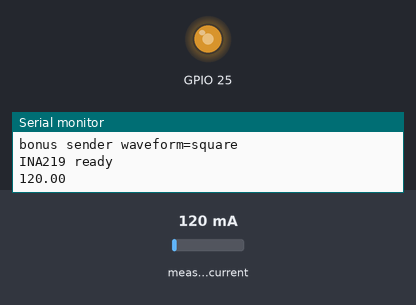
Bench run of a program on a simulated ESP32. Shown: output pins drawn as LEDs (lit = HIGH), the last lines printed to the serial monitor. The inputs (shaded band) are chosen by the test bench; at power-on: measured current 120 mA.

Above: at 0.15 s.
At 4.1 s:
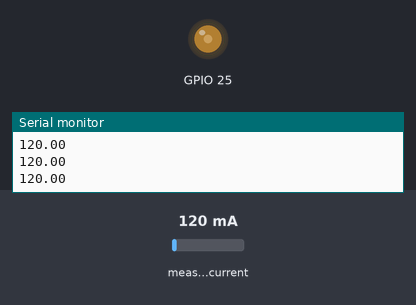
Timing chart, 0 to 5.4 s (numbered marks = the images above):
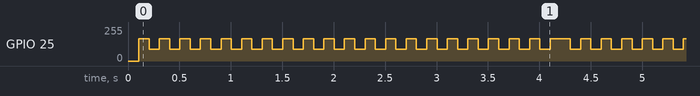

Measured:
- by itself, GPIO 25: repeats every 4.1 s: 168/255 0.20 s, 19 × (88/255 0.10 s, 168/255 0.10 s), 88/255 0.10 s

The program:

main.cpp
```cpp
#include <Arduino.h>

#include <Adafruit_INA219.h>
#include <Wire.h>

#include <driver/dac.h>

#include "../../shared/bonus_signal.h"

namespace {

constexpr uint32_t kSamplingFrequencyHz = 250;
constexpr uint8_t kI2cSdaPin = 21;
constexpr uint8_t kI2cSclPin = 22;
constexpr bonus::WaveformType kWaveformType = bonus::WaveformType::Square; // Sine / Square / Triangle
constexpr uint16_t kWaveformLength = 1024;
constexpr float kWaveformFrequencyHz = 5.0f;

hw_timer_t *signalTimer = nullptr;
volatile uint32_t sampleIndex = 0;
volatile uint8_t lastDacValue = 128;
Adafruit_INA219 ina219;
uint8_t waveform[kWaveformLength];

void configureIna219() {
  Wire.begin(kI2cSdaPin, kI2cSclPin);
  Wire.setClock(400000);

  if (!ina219.begin()) {
    Serial.println("INA219 not found");
    while (true) {
      delay(10);
    }
  }

  Serial.println("INA219 ready");
}

void precomputeWaveform() {
  for (uint16_t index = 0; index < kWaveformLength; ++index) {
    const float sample = bonus::generateWaveformSample(kWaveformType,
                                                       index,
                                                       kSamplingFrequencyHz,
                                                       kWaveformFrequencyHz);

    int dacValue = static_cast<int>(128 + 10.0f * sample);
    if (dacValue < 0) {
      dacValue = 0;
    }
    if (dacValue > 255) {
      dacValue = 255;
    }

    waveform[index] = static_cast<uint8_t>(dacValue);
  }
}

void IRAM_ATTR onTimer() {
  const uint32_t waveformIndex = sampleIndex % kWaveformLength;
  lastDacValue = waveform[waveformIndex];
  dac_output_voltage(DAC_CHANNEL_1, lastDacValue);
  ++sampleIndex;
}

void configureSignalGenerator() {
  dac_output_enable(DAC_CHANNEL_1);
  signalTimer = timerBegin(0, 80, true);
  timerAttachInterrupt(signalTimer, &onTimer, true);
  timerAlarmWrite(signalTimer, 1000000 / kSamplingFrequencyHz, true);
}

void startSignalGenerator() {
  sampleIndex = 0;
  lastDacValue = 128;
  timerWrite(signalTimer, 0);
  timerAlarmEnable(signalTimer);
}

}  // namespace

void setup() {
  Serial.begin(115200);
  delay(100);

  Serial.printf("bonus sender waveform=%s\n", bonus::waveformName(kWaveformType));
  configureIna219();
  precomputeWaveform();
  configureSignalGenerator();
  startSignalGenerator();
}

void loop() {
  const float currentMilliAmps = ina219.getCurrent_mA();
  Serial.print(currentMilliAmps);
  Serial.println();
  delay(50);
}
```
